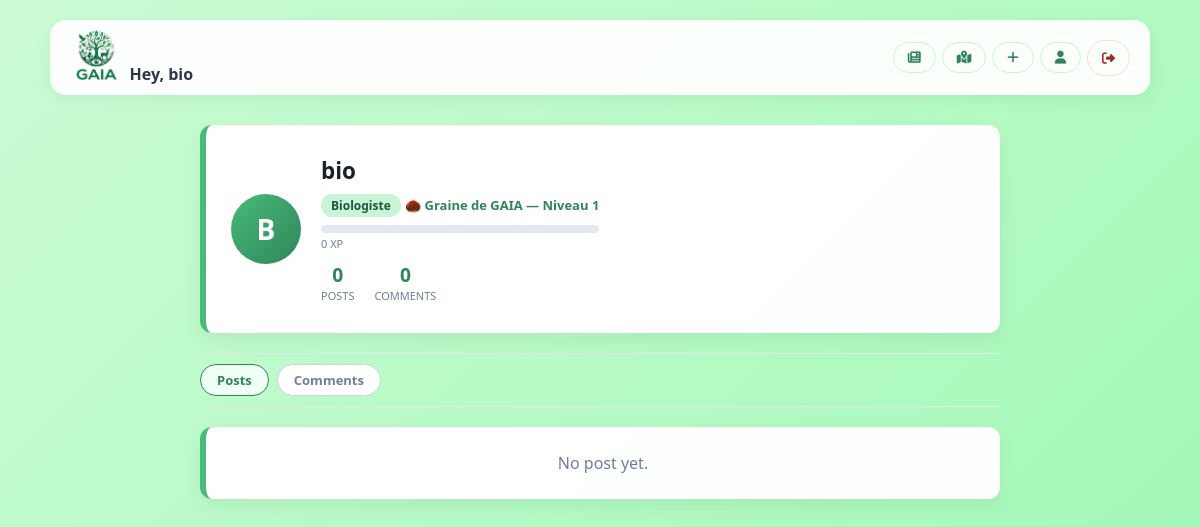
Screenshot of /profile (signed in) with the database file from the repository.
### tables this page shows
CREATE TABLE Users (
    Id INTEGER PRIMARY KEY AUTOINCREMENT,
    Username TEXT UNIQUE NOT NULL,
    Age INT NOT NULL,
    Email TEXT UNIQUE NOT NULL,
    Password TEXT NOT NULL,
    Role TEXT DEFAULT 'utilisateur',
    Ban_Status TEXT DEFAULT NULL,
    Ban_Until TIMESTAMP DEFAULT NULL
);

CREATE TABLE UserStats (
    UserId INTEGER PRIMARY KEY AUTOINCREMENT,
    NbrePostsAlltime INTEGER DEFAULT 0,
    NBreLikesAlltime INTEGER DEFAULT 0,
    TotalXp REAL DEFAULT 0,
    CurrentLevel INTEGER DEFAULT 1,
    FOREIGN KEY (UserId) REFERENCES Users(Id)
);

### app/routes/main.py (the view)
@main_bp.route("/profile")
@login_required
def profile():
    db = get_db()
    posts = db.execute(
        "SELECT * FROM Posts WHERE Username = ? ORDER BY Date DESC",
        (current_user.Username,),
    ).fetchall()
    comments = db.execute(
        "SELECT * FROM Comments WHERE Username = ? ORDER BY Date DESC",
        (current_user.Username,),
    ).fetchall()
    stats = db.execute(
        "SELECT TotalXp, CurrentLevel FROM UserStats WHERE UserId = ?",
        (current_user.id,),
    ).fetchone()
    xp = stats["TotalXp"] if stats else 0
    level = stats["CurrentLevel"] if stats else 1
    user_badge = badge(level)
    profile_user = {"Username": current_user.Username, "Role": current_user.Role}
    return render_template(
        "profile.html",
        posts=posts,
        comments=comments,
        profile_user=profile_user,
        report_count=0,
        is_own_profile=True,
        xp=xp,
        level=level,
        user_badge=user_badge,
    )

### app/__init__.py (called while the page is built)
def create_app():
    app = Flask(__name__)
    app.config["SECRET_KEY"] = os.environ.get("SECRET_KEY", "Gaia")
    login_manager = LoginManager()
    login_manager.init_app(app)
    login_manager.login_view = "auth.login"
    @login_manager.user_loader
    def load_user(user_id):
        from app.db import get_db
        from app.models import User
        db = get_db()
        user = db.execute("SELECT * FROM Users WHERE Id = ?", (user_id,)).fetchone()
        if user:
            return User(user["Id"], user["Username"], user["Email"], user["Role"])
        return None
    app.teardown_appcontext(close_db)
    from app.routes.auth import auth_bp
    from app.routes.main import main_bp
    app.register_blueprint(main_bp)
    app.register_blueprint(auth_bp)
    with app.app_context():
        db = get_db()
        init_schema(db)
        init_animals()
    return app

### app/db.py (called while the page is built)
def get_db():
    if "db" not in g:
        g.db = sqlite3.connect(DATABASE, detect_types=sqlite3.PARSE_DECLTYPES)
        g.db.row_factory = sqlite3.Row
    return g.db

### app/xp_logic.py (called while the page is built, shortened)
def badge(level):
    if level is None:
        level = 1
    if level < 5:
        return "🌰 Graine de GAIA"

### app/templates/profile.html (shortened to what this page needs)
<!doctype html>
<html lang="fr">
    <head>
        <link rel="stylesheet" href="{{ url_for('static', filename='css/index.css') }}" />
        <link rel="stylesheet" href="{{ url_for('static', filename='css/profile.css') }}" />
        <link rel="stylesheet" href="https://cdnjs.cloudflare.com/ajax/libs/font-awesome/6.5.0/css/all.min.css" />
    </head>
    <body>
        <div class="navbar">
            <div class="user-info-block">
                <img src="{{ url_for('static', filename='Logo.png') }}" alt="GAIA Logo" class="nav-logo" />
                <span class="user-greeting">Hey, {{ current_user.Username }}</span>
            </div>
            <div class="nav-links">
                <a href="{{ url_for('main.index') }}" class="btn btn-post" title="Feed">
                    <i class="fa-solid fa-newspaper"></i>
                </a>
                <a href="{{ url_for('main.carte') }}" class="btn btn-post" title="Carte">
                    <i class="fa-solid fa-map-location-dot"></i>
                </a>
                <a href="{{ url_for('main.publish') }}" class="btn btn-post" title="Publier">
                    <i class="fa-solid fa-plus"></i>
                </a>
                <a href="{{ url_for('main.profile') }}" class="btn btn-post" title="Mon profil">
                    <i class="fa-solid fa-user"></i>
                </a>
                <a href="{{ url_for('auth.logout') }}" class="btn btn-logout" title="Déconnexion">
                    <i class="fa-solid fa-right-from-bracket"></i>
                </a>
            </div>
        </div>
        <div class="feed-container">
            <div class="profile-header">
                <div class="profile-avatar">
                    {{ profile_user.Username[0].upper() }}
                </div>
                <div class="profile-info">
                    <h2>
                        {{ profile_user.Username }}
                    </h2>
                    <span class="profile-role">{{ profile_user.Role }}</span>
                    <span class="profile-badge">{{ user_badge }} — Niveau {{ level }}</span>
                    <div class="xp-bar-container">
                    </div>
                    <div class="xp-label">{{ xp | int }} XP</div>
                    <div class="profile-stats">
                        <div class="stat">
                            <div class="stat-number">{{ posts|length }}</div>
                            <div class="stat-label">Posts</div>
                        </div>
                        <div class="stat">
                            <div class="stat-number">{{ comments|length }}</div>
                            <div class="stat-label">Comments</div>
                        </div>
                    </div>
                </div>
            </div>
            <div class="post-actions" style="margin-bottom: 20px;">
                <button class="action-btn" onclick="showTab('posts')" id="tab-posts">Posts</button>
                <button class="action-btn" onclick="showTab('comments')" id="tab-comments">Comments</button>
            </div>
            <div id="section-posts">
                {% if posts %}
                    {% for post in posts %}
                    <div class="post-card">
                        <div class="post-meta">{{ post.Date }}</div>
                        <h2 class="post-title">{{ post.Titre }}</h2>
                        <p class="post-content">{{ post.Description }}</p>
                        {% if post.Photo %}
                        <img src="{{ url_for('static', filename='uploads/' + post.Photo) }}"
                            alt="Post image" class="post-image-main" />
                        {% endif %}
                        {% if not is_own_profile %}
                        <form action="{{ url_for('main.report_post', post_id=post.Id) }}" method="POST" class="report-post-form">
                            <button type="submit" class="btn-report-post">
                                <i class="fas fa-flag"></i> Signaler ce post
                            </button>
                        </form>
                        {% endif %}
                    </div>
                    {% endfor %}
                {% else %}
                    <div class="post-card" style="text-align:center; color:#718096;">No post yet.</div>
                {% endif %}
            </div>
        </div>
    </body>
</html>

### app/static/css/index.css (style rules this page uses)
body { margin: 0; padding: 20px; background: linear-gradient(135deg, #ccfcd4 0%, #9df8b4 100%); font-family: "Segoe UI", Tahoma, Geneva, Verdana, sans-serif; min-height: 100vh; display: flex; flex-direction: column; align-items: center; }
.navbar { background-color: rgba(255, 255, 255, 0.95); padding: 10px 20px; border-radius: 16px; width: 100%; max-width: 1100px; display: flex; align-items: center; gap: 20px; box-shadow: 0 4px 18px rgba(0, 0, 0, 0.06); margin-bottom: 30px; box-sizing: border-box; flex-wrap: nowrap; }
.nav-logo { height: 50px; width: auto; flex-shrink: 0; }
.user-greeting { font-weight: 600; color: #2d3748; }
.feed-container { width: 100%; max-width: 800px; }
.post-card { background-color: rgba(255, 255, 255, 0.98); padding: 25px; border-radius: 12px; box-shadow: 0 8px 20px rgba(0, 0, 0, 0.06); margin-bottom: 20px; border-left: 6px solid #48bb78; transition: transform 0.2s ease; position: relative; }
.post-actions { display: flex; gap: 8px; padding: 10px 0; border-top: 1px solid #e2e8f0; border-bottom: 1px solid #e2e8f0; margin: 12px 0; }
.action-btn { padding: 6px 16px; border: 1.5px solid #cbd5e0; background: white; border-radius: 20px; cursor: pointer; color: #718096; font-size: 13px; font-weight: 600; font-family: inherit; transition: all 0.2s; }
.action-btn.liked { border-color: #2f855a; color: #2f855a; background-color: #f0fff4; }
.btn { padding: 8px 18px; border-radius: 8px; text-decoration: none; font-weight: 600; font-size: 14px; transition: 0.2s; }
.btn-logout { background-color: transparent; color: #9b2c2c; border: 1.5px solid #fed7d7; padding: 8px 14px; border-radius: 20px; font-size: 13px; transition: all 0.2s; }
.btn-post { background-color: transparent; color: #2f855a; border: 1.5px solid #c6f6d5; padding: 8px 14px; border-radius: 20px; font-size: 13px; transition: all 0.2s; display: inline-flex; align-items: center; gap: 6px; }
.nav-links { display: flex; align-items: center; gap: 6px; flex-shrink: 0; white-space: nowrap; margin-left: auto; }

### app/static/css/profile.css (style rules this page uses)
.profile-header { background: rgba(255,255,255,0.98); border-radius: 12px; padding: 30px 25px; margin-bottom: 20px; box-shadow: 0 8px 20px rgba(0,0,0,0.06); border-left: 6px solid #48bb78; display: flex; align-items: center; gap: 20px; }
.profile-avatar { width: 70px; height: 70px; border-radius: 50%; background: linear-gradient(135deg, #48bb78, #2f855a); display: flex; align-items: center; justify-content: center; color: white; font-size: 28px; font-weight: 700; flex-shrink: 0; }
.profile-info h2 { margin: 0 0 4px 0; color: #1a202c; font-size: 1.4rem; }
.profile-role { display: inline-block; background: #c6f6d5; color: #22543d; padding: 3px 10px; border-radius: 20px; font-size: 12px; font-weight: 600; }
.profile-badge { display: inline-block; margin-top: 6px; font-size: 13px; color: #2f855a; font-weight: 600; }
.xp-bar-container { width: 100%; background: #e2e8f0; border-radius: 10px; height: 8px; margin-top: 8px; overflow: hidden; }
.xp-label { font-size: 11px; color: #718096; margin-top: 3px; margin-bottom: 4px; }
.profile-stats { display: flex; gap: 20px; margin-top: 10px; }
.stat { text-align: center; }
.stat-number { font-size: 1.2rem; font-weight: 700; color: #2f855a; }
.stat-label { font-size: 11px; color: #718096; text-transform: uppercase; }

### rows the page displays
Users: Username "bio", Username "B", Role "Biologiste"
UserStats: TotalXp "0"

### other values shown
{{ user_badge }} "🌰 Graine de GAIA"
{{ level }} "1"
{{ posts|length }} "0"
{{ comments|length }} "0"
